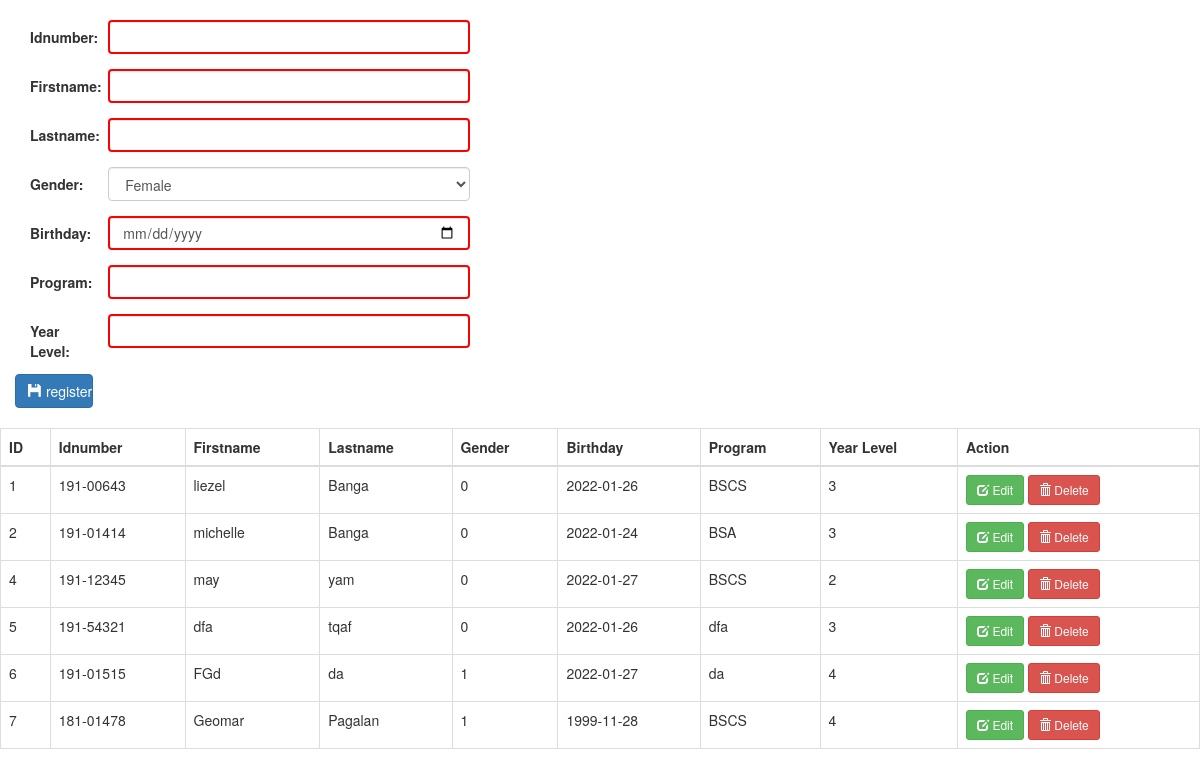
The page / on the database its author committed.
### tables this page shows
CREATE TABLE `user` (
  `id` bigint(11) NOT NULL,
  `idnumber` varchar(50) NOT NULL,
  `firstname` varchar(50) NOT NULL,
  `lastname` varchar(50) NOT NULL,
  `gender` int(11) NOT NULL,
  `bday` date NOT NULL,
  `program` varchar(50) NOT NULL,
  `yearlevel` int(11) NOT NULL
);

### index.php (the view, shortened to what this page needs)
<!DOCTYPE html>
<html>
<head>
	<link rel="stylesheet" type="text/css" href="bootstrap/css/bootstrap.min.css">
</head>
<body>
<div class="container mt-5 d-flex justify-content-center row " >
		<div class="card float-left col-sm-6" style="width:500px;margin-top:20px ;">
		  <div class="card-body ">
					<div class="container-fluid">
						<form method="POST" action="add.php">
							<div class="row form-group">
								<div class="col-sm-2">
									<label class="control-label" style="position:relative; top:7px;">Idnumber:</label>
								</div>
								<div class="col-sm-10">
									<input required="" type="text" class="form-control" name="idnumber">
								</div>
							</div>
							<div class="row form-group">
								<div class="col-sm-2">
									<label class="control-label" style="position:relative; top:7px;">Firstname:</label>
								</div>
								<div class="col-sm-10">
									<input required="" type="text" class="form-control" name="firstname">
								</div>
							</div>
							<div class="row form-group">
								<div class="col-sm-2">
									<label class="control-label" style="position:relative; top:7px;">Lastname:</label>
								</div>
								<div class="col-sm-10">
									<input required="" type="text" class="form-control" name="lastname">
								</div>
							</div>
							<div class="row form-group">
								<div class="col-sm-2">
						    		<label for="gender" class="form-label" style="position:relative; top:7px;">Gender:</label>
								</div>
								<div class="col-sm-10">
									<select required="" class="form-control" id="gender" aria-label="Default select example" name="gender" >
							  			<option value="0">Female</option>
									</select>
						    	</div>
							</div>
							<div class="row form-group">
								<div class="col-sm-2">
									<label class="control-label" style="position:relative; top:7px;">Birthday:</label>
								</div>
								<div class="col-sm-10">
									<input required="" type="date" class="form-control" name="bday">
								</div>
							</div>
							<div class="row form-group">
								<div class="col-sm-2">
									<label class="control-label" style="position:relative; top:7px;">Program:</label>
								</div>
								<div class="col-sm-10">
									<input required="" type="text" class="form-control" name="program">
								</div>
							</div>
							<div class="row form-group">
								<div class="col-sm-2">
									<label class="control-label" style="position:relative; top:7px;">Year Level:</label>
								</div>
								<div class="col-sm-10">
									<input required="" max="5" min="1" required type="number" class="form-control" name="yearlevel">
								</div>
							</div>
						</div>
						<button type="submit" name="add" class="btn btn-primary col-sm-2"><span class="glyphicon glyphicon-floppy-disk"></span> register</a></button>
			</div>
         </div>
        </div>
				<table class="table table-bordered table-hover  float-righ col-sm-6" style="margin-top:20px; float: right;" >
				<thead >
					<th>ID</th>
					<th>Idnumber</th>
					<th>Firstname</th>
					<th>Lastname</th>
					<th>Gender</th>
					<th>Birthday</th>
					<th>Program</th>
					<th>Year Level</th>
					<th>Action</th>
				</thead>
				<tbody>
					<?php
						$database = new Connection();
    					$db = $database->open();
						try{
						    $sql = 'SELECT * FROM user';
						    foreach ($db->query($sql) as $row) {
						    	?>
						    	<tr>
						    		<td><?php echo $row['id']; ?></td>
						    		<td><?php echo $row['idnumber']; ?></td>
						    		<td><?php echo $row['firstname']; ?></td>
						    		<td><?php echo $row['lastname']; ?></td>
						    		<td><?php echo $row['gender']; ?></td>
						    		<td><?php echo $row['bday']; ?></td>
						    		<td><?php echo $row['program']; ?></td>
						    		<td><?php echo $row['yearlevel']; ?></td>
						    		<td>
						    			<a href="#edit_<?php echo $row['id']; ?>" class="btn btn-success btn-sm" data-toggle="modal"><span class="glyphicon glyphicon-edit"></span> Edit</a>
						    			<a href="#delete_<?php echo $row['id']; ?>" class="btn btn-danger btn-sm" data-toggle="modal"><span class="glyphicon glyphicon-trash"></span> Delete</a>
						    		</td>
						    	</tr>
						    	<?php
						    }
						}
						catch(PDOException $e){
							echo "There is some problem in connection: " . $e->getMessage();
						}
					?>
				</tbody>
			</table>
</body>
</html>

### index.php (style rules this page uses)
input:invalid, select:invalid { border: 2px solid red; }

### rows shown on the page
user: id "1", idnumber "191-00643", firstname "liezel", lastname "Banga", gender "0", bday "2022-01-26", program "BSCS", yearlevel "3"
user: id "2", idnumber "191-01414", firstname "michelle", lastname "Banga", gender "0", bday "2022-01-24", program "BSA", yearlevel "3"
user: id "4", idnumber "191-12345", firstname "may", lastname "yam", gender "0", bday "2022-01-27", program "BSCS", yearlevel "2"
user: id "5", idnumber "191-54321", firstname "dfa", lastname "tqaf", gender "0", bday "2022-01-26", program "dfa", yearlevel "3"
user: id "6", idnumber "191-01515", firstname "FGd", lastname "da", gender "1", bday "2022-01-27", program "da", yearlevel "4"
user: id "7", idnumber "181-01478", firstname "Geomar", lastname "Pagalan", gender "1", bday "1999-11-28", program "BSCS", yearlevel "4"
